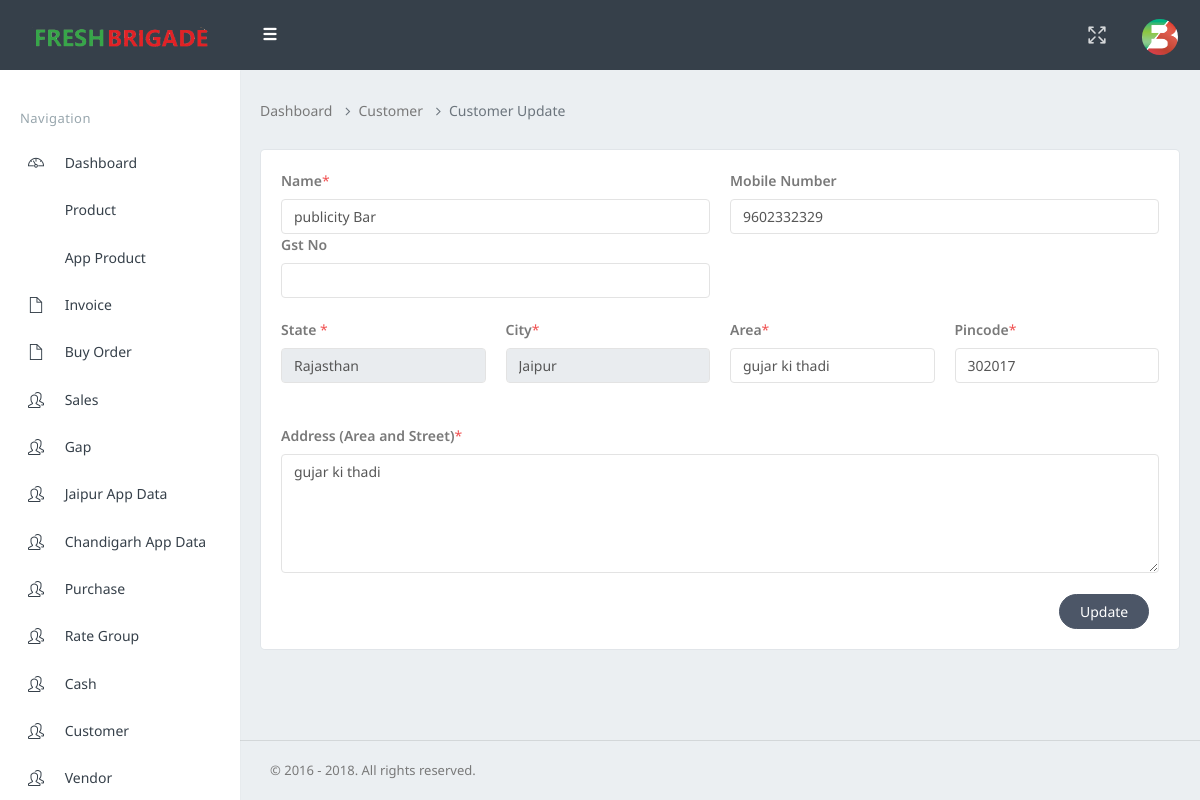
The page /update-customer.php?code=CUST1001 (signed in) on the database its author committed.
### tables this page shows
CREATE TABLE `customer` (
  `sno` int(11) NOT NULL,
  `cust_id` text NOT NULL,
  `cust_name` text NOT NULL,
  `gst_no` text NOT NULL,
  `mobile` text NOT NULL,
  `rate_group` text NOT NULL,
  `area` text NOT NULL,
  `address` text NOT NULL,
  `city` text NOT NULL,
  `pincode` text NOT NULL,
  `state` text NOT NULL
);

### update-customer.php (the view, shortened to what this page needs)
<!DOCTYPE html>
<html>
   <?php
    include("common/connect.php");
    $c=$_GET['code'];
    $query2= mysqli_query($con,"SELECT * FROM `customer` Where cust_id= '$c' ");
    $b = mysqli_fetch_assoc($query2);
    $cname=$b['cust_name'];
    $mobile=$b["mobile"];
	$area=$b["area"];
    $address=$b["address"];
      $city=$b["city"];
      $pincode=$b["pincode"];
      $st=$b["state"];
      $gst_no=$b["gst_no"];
    ?>
    <head>
        <link href="assets/css/bootstrap.min.css" rel="stylesheet" type="text/css" />
        <link href="assets/css/icons.css" rel="stylesheet" type="text/css" />
        <link href="assets/css/style.css" rel="stylesheet" type="text/css" />
    </head>
    <body class="fixed-left">
        <div id="wrapper">
            <?php
            include("common/header.php");
            ?>
           <?php
                        include("common/sidebar.php");
                    ?>
            <div class="content-page">
                <div class="content">
                    <div class="container-fluid">
  <div class="row">
                            <div class="col-sm-12">
                                <ol class="breadcrumb">
                                    <li class="breadcrumb-item">Dashboard</li>
                                    <li class="breadcrumb-item">Customer</li>
                                    <li class="breadcrumb-item active">Customer Update </li>
                                </ol>
                            </div>
                        </div>
                        <div class="row">
                            <div class="col-sm-12">
                                <div class="card-box">
                                    <form action="action-page/update-customer-php.php" method="post" >
                                  <div class="row">
                                <div class="col-sm-6">
                            <label for="name" class="_20i8vs _3CMTvd">Name</label><span class="text-danger">*</span>
                        <input value="<?php echo $cname;?>" class="form-control" type="text" required placeholder="Customer Name" name="cname">
                        </div>
						 <div class="col-sm-6">
                                 <label for="name">Mobile Number</label>
                        <input name="number" value="<?php echo $mobile ; ?>" class="form-control" type="tel"  pattern="[0-9]{10}" maxlength="10">
                        </div>
						</div>
						   <div class="row">
						 <div class="col-sm-6">
                                 <label for="name">Gst No</label>
                        <input name="gst_no" value="<?php echo $gst_no ; ?>" class="form-control" type="text"  >
                        </div>
						</div>
						<br>
                                      <div class="row">
									  <div class="col-sm-3">
                                   <label for="name">State</label>   <span class="text-danger">*</span>
                                   <input value="<?php echo $st;?>" class="form-control" readonly type="text" value="Rajasthan" required name="cstate">
                            </div>
                                      <div class="col-sm-3">
					    <label for="name">City</label><span class="text-danger">*</span>
                                 <input value="<?php echo $city;?>" class="form-control" readonly type="text" value="Jaipur" required  name="ccity">
                            </div>
							<div class="col-sm-3">
                              <label for="name">Area</label><span class="text-danger">*</span>
                        <input value="<?php echo $area;?>" class="form-control" type="text" required="" placeholder="City" name="area">
                        </div>
                        <div class="col-sm-3">
                              <label for="name">Pincode</label><span class="text-danger">*</span>
                        <input value="<?php echo $pincode;?>" class="form-control" type="tel" required maxlength="6" pattern="[0-9]{6}" placeholder="Pincode" name="pincode">
                        </div>
                             </div>
                         <br>
                                <br>
                       <div class="row">
                        <div class="col-sm-12">
                              <label for="name">Address (Area and Street)</label><span class="text-danger">*</span>
							   <textarea name="address"  class="form-control" placeholder="Area and Street" rows="5" required ><?php echo $address;?></textarea>
                           </div></div>
                            <br>
                               <div class="col-sm-12" style="text-align: right; " >
                                   <button type="submit" class="btn btn-inverse btn-rounded waves-effect waves-light">Update</button></div>
                                    </form>
                                </div>
                            </div>
                        </div>
                    </div>
                </div>
                <footer class="footer text-right">
                    &copy; 2016 - 2018. All rights reserved.
                </footer>
            </div>
        </div>
    </body>
</html>

### rows shown on the page
customer: cname "publicity Bar", number "9602332329", cstate "Rajasthan", ccity "Jaipur", area "gujar ki thadi", pincode "302017", address "gujar ki thadi"
